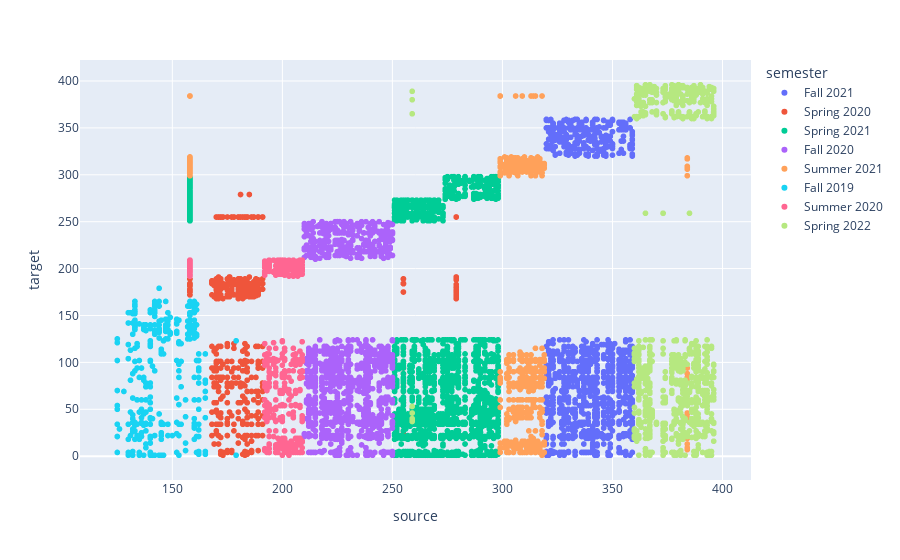
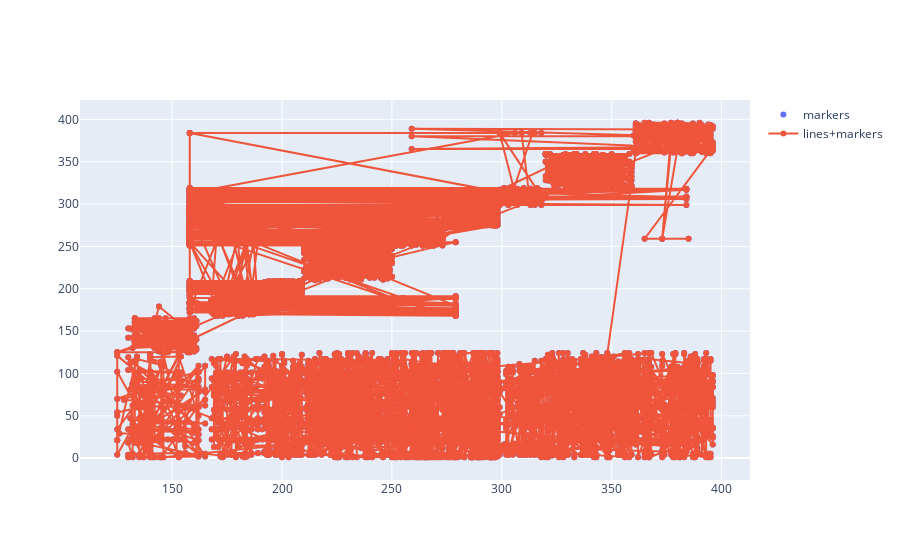

Here is the notebook cell these charts were saved with, in order:
### Code cell
fig = px.scatter(df, x='source', y='target', color='semester')
fig.show()

fig = go.Figure()

fig.add_trace(go.Scatter(x=df['source'], y=df['target'], mode='markers', name='markers'))
fig.add_trace(go.Scatter(x=df['source'], y=df['target'], mode='lines+markers', name='lines+markers'))
fig.show()

### Figure 1 — Plotly figure (JSON) as saved in the notebook; plotly's stock layout.template omitted (floating-point values rounded to 4 significant figures; data arrays with more than 128 entries replaced by an {"elided": "..."} marker saying what was removed)
{"data": [{"hoverlabel": {"namelength": 0}, "hovertemplate": "semester=Fall 2021<br>source=%{x}<br>target=%{y}", "legendgroup": "Fall 2021", "marker": {"color": "#636efa", "symbol": "circle"}, "mode": "markers", "name": "Fall 2021", "showlegend": true, "type": "scattergl", "x": {"elided": "1278 int values"}, "xaxis": "x", "y": {"elided": "1278 int values"}, "yaxis": "y"}, {"hoverlabel": {"namelength": 0}, "hovertemplate": "semester=Spring 2020<br>source=%{x}<br>target=%{y}", "legendgroup": "Spring 2020", "marker": {"color": "#EF553B", "symbol": "circle"}, "mode": "markers", "name": "Spring 2020", "showlegend": true, "type": "scattergl", "x": {"elided": "594 int values"}, "xaxis": "x", "y": {"elided": "594 int values"}, "yaxis": "y"}, {"hoverlabel": {"namelength": 0}, "hovertemplate": "semester=Spring 2021<br>source=%{x}<br>target=%{y}", "legendgroup": "Spring 2021", "marker": {"color": "#00cc96", "symbol": "circle"}, "mode": "markers", "name": "Spring 2021", "showlegend": true, "type": "scattergl", "x": {"elided": "1736 int values"}, "xaxis": "x", "y": {"elided": "1736 int values"}, "yaxis": "y"}, {"hoverlabel": {"namelength": 0}, "hovertemplate": "semester=Fall 2020<br>source=%{x}<br>target=%{y}", "legendgroup": "Fall 2020", "marker": {"color": "#ab63fa", "symbol": "circle"}, "mode": "markers", "name": "Fall 2020", "showlegend": true, "type": "scattergl", "x": {"elided": "1308 int values"}, "xaxis": "x", "y": {"elided": "1308 int values"}, "yaxis": "y"}, {"hoverlabel": {"namelength": 0}, "hovertemplate": "semester=Summer 2021<br>source=%{x}<br>target=%{y}", "legendgroup": "Summer 2021", "marker": {"color": "#FFA15A", "symbol": "circle"}, "mode": "markers", "name": "Summer 2021", "showlegend": true, "type": "scattergl", "x": {"elided": "473 int values"}, "xaxis": "x", "y": {"elided": "473 int values"}, "yaxis": "y"}, {"hoverlabel": {"namelength": 0}, "hovertemplate": "semester=Fall 2019<br>source=%{x}<br>target=%{y}", "legendgroup": "Fall 2019", "marker": {"color": "#19d3f3", "symbol": "circle"}, "mode": "markers", "name": "Fall 2019", "showlegend": true, "type": "scattergl", "x": {"elided": "359 int values"}, "xaxis": "x", "y": {"elided": "359 int values"}, "yaxis": "y"}, {"hoverlabel": {"namelength": 0}, "hovertemplate": "semester=Summer 2020<br>source=%{x}<br>target=%{y}", "legendgroup": "Summer 2020", "marker": {"color": "#FF6692", "symbol": "circle"}, "mode": "markers", "name": "Summer 2020", "showlegend": true, "type": "scattergl", "x": {"elided": "402 int values"}, "xaxis": "x", "y": {"elided": "402 int values"}, "yaxis": "y"}, {"hoverlabel": {"namelength": 0}, "hovertemplate": "semester=Spring 2022<br>source=%{x}<br>target=%{y}", "legendgroup": "Spring 2022", "marker": {"color": "#B6E880", "symbol": "circle"}, "mode": "markers", "name": "Spring 2022", "showlegend": true, "type": "scattergl", "x": {"elided": "885 int values"}, "xaxis": "x", "y": {"elided": "885 int values"}, "yaxis": "y"}], "layout": {"legend": {"title": {"text": "semester"}, "tracegroupgap": 0}, "margin": {"t": 60}, "xaxis": {"anchor": "y", "domain": [0, 1], "title": {"text": "source"}}, "yaxis": {"anchor": "x", "domain": [0, 1], "title": {"text": "target"}}}}

### Figure 2 — Plotly figure (JSON) as saved in the notebook; plotly's stock layout.template omitted (floating-point values rounded to 4 significant figures; data arrays with more than 128 entries replaced by an {"elided": "..."} marker saying what was removed)
{"data": [{"mode": "markers", "name": "markers", "type": "scatter", "x": {"elided": "7035 int values"}, "y": {"elided": "7035 int values"}}, {"mode": "lines+markers", "name": "lines+markers", "type": "scatter", "x": {"elided": "7035 int values"}, "y": {"elided": "7035 int values"}}], "layout": {}}
